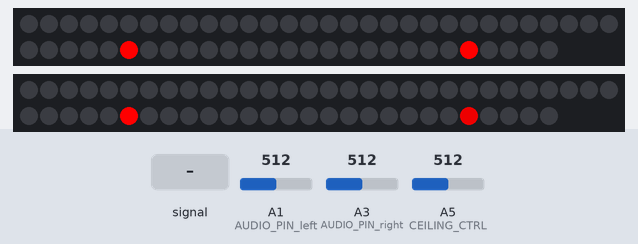
Bench run of a sketch on a simulated Arduino Uno, built with avr-gcc and run on an emulated ATmega328P. Shown: 2 × 57 RGB LEDs in strip order, left to right, continuing on the next row. Inputs (shaded band) come from the test bench; at power-on: A5 (CEILING_CTRL) = 512, A1 (AUDIO_PIN_left) = 512, A3 (AUDIO_PIN_right) = 512. What the sketch prints to the serial monitor is not drawn.

Above: at 1.2 s.
1.3 s: A1 (AUDIO_PIN_left) fed a 200 Hz sine of ±255 counts around its level
At 1.8 s:
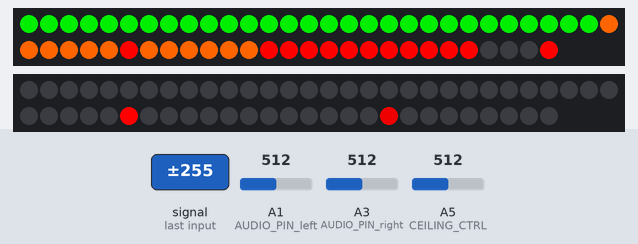
2.9 s: A3 (AUDIO_PIN_right) fed a 200 Hz sine of ±460 counts around its level
At 3.8 s:
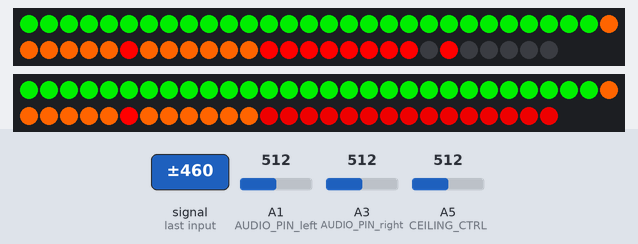
4.5 s: A5 (CEILING_CTRL) set to 122
6.4 s: A1 (AUDIO_PIN_left) set to 716
At 6.55 s:
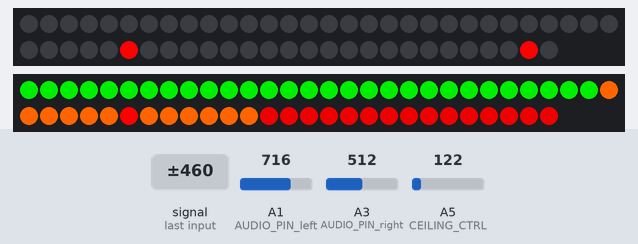
8.4 s: A1 (AUDIO_PIN_left) fed a 1000 Hz sine of ±255 counts around its level
At 8.77 s:
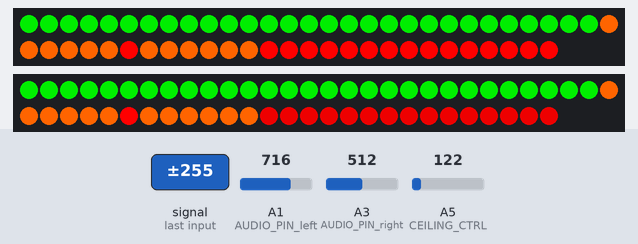
10.8 s: A3 (AUDIO_PIN_right) set to 716
At 11.03 s:
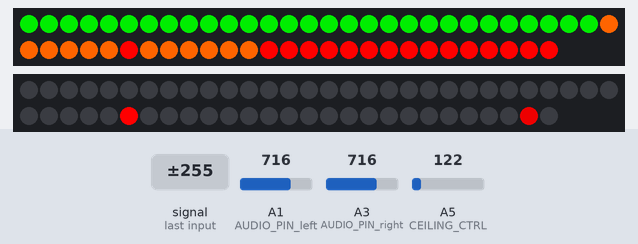

The sketch:

BIG_VU_METERS_arduinopro_mini.ino
```cpp
//20150609 - Calibration
// 20150601 - Addidtion of second dot
// 20150520 - Addition of pot for ceiling adjust
// 20150508 - adjust log scale
//20150505 - Changed variables for left and right

/*
LED VU meter for Arduino and Adafruit NeoPixel LEDs. More info: http://learn.adafruit.com/led-ampli-tie/

 Hardware requirements:
 - Most Arduino or Arduino-compatible boards (ATmega 328P or better).
 - Adafruit Electret Microphone Amplifier (ID: 1063)
 - Adafruit Flora RGB Smart Pixels (ID: 1260)
 OR
 - Adafruit NeoPixel Digital LED strip (ID: 1138)
 - Optional: battery for portable use (else power through USB or adapter)
 Software requirements:
 - Adafruit NeoPixel library

 Connections:
 - 3.3V to mic amp +
 - GND to mic amp -
 - Analog pin to microphone output (configurable below)
 - Digital pin to LED data input (configurable below)
 See notes in setup() regarding 5V vs. 3.3V boards - there may be an
 extra connection to make and one line of code to enable or disable.

 Written by Adafruit Industries.  Distributed under the BSD license.
 This paragraph must be included in any redistribution.

 fscale function:
 Floating Point Autoscale Function V0.1
 Written by Paul Badger 2007
 Modified from code by Greg Shakar

 */

#include <Adafruit_NeoPixel.h>
#include <math.h>

#define N_PIXELS  57  // Number of pixels in strand
#define AUDIO_PIN_left   A1 // Line input left
#define AUDIO_PIN_right  A3   // Line Input Right
#define CEILING_CTRL A5  // Adjusts the ceiling scale of the meter
#define LED_PIN_left    6  // Left NeoPixel LED strand is connected to this pin
#define LED_PIN_right   9 // Right NeoPixel LED strand is connected to this pin
#define SAMPLE_WINDOW   35// 10 //30  // Sample window for average level = reaction Speed
#define PEAK_HANG 1//10 //Time of pause before peak dot falls
#define PEAK_FALL 3//10 //Rate of falling peak dot
#define INPUT_FLOOR 4//20 //Lower range of analogRead input

//NEW SECOND PEAK
#define PEAK_HANG2 30 //Time of pause before peak dot falls
#define PEAK_FALL2 8 //Rate of falling peak dot


//replaced with a pot    #define INPUT_CEILING 500 //200 //Max range of analogRead input, the lower the value the more sensitive (1023 = max)


byte peak_left = 16;      // Peak level of column; used for falling dots
byte peak_right = 16;     // Peak level of column; used for falling dots


unsigned int sample_left;  // Left  input sample
unsigned int sample_right; // Right input sample

int INPUT_CEILING;  // Top value of the Meter Scale
long CeilingCounter;  // Counter that only samples the pot

byte dotCount_left = 0;  //Frame counter for peak dot
byte dotCount_right = 0;


byte dotHangCount_left = 0; //Frame counter for holding peak dot
byte dotHangCount_right = 0;

//NEW DOT
byte dotHangCount_left2 = 0; //Frame counter for holding peak dot
byte dotCount_left2 = 0;  //Frame counter for peak dot
byte peak_left2 = 16;      // Peak level of column; used for falling dots

byte dotHangCount_right2 = 0; //Frame counter for holding peak dot
byte dotCount_right2 = 0;  //Frame counter for peak dot
byte peak_right2 = 16;      // Peak level of column; used for falling dots


//Definition of Neopixel
Adafruit_NeoPixel strip_left = Adafruit_NeoPixel(N_PIXELS, LED_PIN_left, NEO_GRB + NEO_KHZ800);
Adafruit_NeoPixel strip_right = Adafruit_NeoPixel(N_PIXELS, LED_PIN_right, NEO_GRB + NEO_KHZ800);

void setup()
{
// This is only needed on 5V Arduinos (Uno, Leonardo, etc.).
// Connect 3.3V to mic AND TO AREF ON ARDUINO and enable this
// line.  Audio samples are 'cleaner' at 3.3V.
// COMMENT OUT THIS LINE FOR 3.3V ARDUINOS (FLORA, ETC.):
//analogReference(EXTERNAL);


 Serial.begin(9600);

  pinMode(AUDIO_PIN_right, INPUT);
  pinMode(AUDIO_PIN_left, INPUT);

  strip_left.begin();
  strip_left.show(); // Initialize all pixels to 'off'

  strip_right.begin();
  strip_right.show();

}

void loop()
{

  unsigned long startMillis_left= millis();  // Start of sample window
  unsigned long startMillis_right = millis();
  float peakToPeak_left = 0;   // peak-to-peak level
  float peakToPeak_right = 0;


  unsigned int signalMax_left = 0;
  unsigned int signalMin_left = 1023;
  unsigned int c_left, y_left;

//NEW SECOND PEAK
  unsigned int c_left2, y_left2;
  unsigned int c_right2, y_right2;

  unsigned int signalMax_right = 0;
  unsigned int signalMin_right = 1023;
  unsigned int c_right, y_right;


  // collect data for length of sample window (in mS)
  while (millis() - startMillis_left < SAMPLE_WINDOW)
  {
    sample_left = analogRead(AUDIO_PIN_left);
    sample_right = analogRead(AUDIO_PIN_right);

  Serial.println(sample_left);
    if (sample_left < 1024)  // toss out spurious readings
    {
      if (sample_left > signalMax_left)
      {
        signalMax_left = sample_left;  // save just the max levels
      }
      else if (sample_left < signalMin_left)
      {
        signalMin_left = sample_left;  // save just the min levels
      }
    }

    if (sample_right < 1024)  // toss out spurious readings
    {
      if (sample_right > signalMax_right)
      {
        signalMax_right = sample_right;  // save just the max levels
      }
      else if (sample_right < signalMin_right)
      {
        signalMin_right = sample_right;  // save just the min levels
      }

    }
  }
// Serial.print(peakToPeak_left);

  peakToPeak_left = signalMax_left - signalMin_left;  // max - min = peak-peak amplitude
  peakToPeak_right = signalMax_right - signalMin_right;  // max - min = peak-peak amplitude

// Serial.println(peakToPeak);


  //Fill the strip with rainbow gradient
  for (int i=0;i<=strip_left.numPixels()-1;i++){
    strip_left.setPixelColor(i,Wheel_left(map(i,0,strip_left.numPixels()-1,30,150)));
    strip_right.setPixelColor(i,Wheel_right(map(i,0,strip_right.numPixels()-1,30,150)));
  }

// SENSITIVITY ADJUSTMENT  - APK
CeilingCounter = CeilingCounter + 1000;
// Serial.print("  SC=");
//  Serial.println(CeilingCounter);
if (CeilingCounter >= 10000) {
   INPUT_CEILING = analogRead(CEILING_CTRL); //reads adjustment to calibrate the ceiling
   CeilingCounter = 0;
;
 // Serial.print("IC=");
 // Serial.println(INPUT_CEILING);
  }

  //Scale the input logarithmically instead of linearly
  c_left = fscale(INPUT_FLOOR, INPUT_CEILING, strip_left.numPixels(), 0, peakToPeak_left, 2);
  c_right = fscale(INPUT_FLOOR, INPUT_CEILING, strip_right.numPixels(), 0, peakToPeak_right, 2);
//NEWDOT
c_left2 = fscale(INPUT_FLOOR, INPUT_CEILING, strip_left.numPixels(), 0, peakToPeak_left, 2);
c_right2 = fscale(INPUT_FLOOR, INPUT_CEILING, strip_right.numPixels(), 0, peakToPeak_right, 2);


//  DOT HANGING

  if(c_left < peak_left) {
    peak_left = c_left;        // Keep dot on top
    dotHangCount_left = 0;    // make the dot hang before falling
  }

   if(c_right < peak_right) {
    peak_right = c_right;        // Keep dot on top
    dotHangCount_right = 0;    // make the dot hang before falling
  }


  if (c_left <= strip_left.numPixels()) { // Fill partial column with off pixels
    drawLine(strip_left.numPixels(), strip_left.numPixels()-c_left, strip_left.Color(10, 10, 10));
  }

  if (c_right <= strip_right.numPixels()) { // Fill partial column with off pixels
    drawLine_right(strip_right.numPixels(), strip_right.numPixels()-c_right, strip_right.Color(10, 0, 0));
  }

      /////////  NEW SECOND PEEAK
  if(c_left2 < peak_left2) {
    peak_left2 = c_left2;        // Keep dot on top
    dotHangCount_left2 = 0;    // make the dot hang before falling
  }

   if(c_right2 < peak_right2) {
    peak_right2 = c_right2;        // Keep dot on top
    dotHangCount_right2 = 0;    // make the dot hang before falling
  }


  //NEW DOT
    if (c_left2 <= strip_left.numPixels()) { // Fill partial column with off pixels
    drawLine(strip_left.numPixels(), strip_left.numPixels()-c_left2, strip_left.Color(0, 0, 0));
  }
 if (c_right2 <= strip_right.numPixels()) { // Fill partial column with off pixels
    drawLine_right(strip_right.numPixels(), strip_right.numPixels()-c_right2, strip_right.Color(0, 0, 0));
  }


  // Set the peak dot to match the rainbow gradient
  y_left = strip_left.numPixels() - peak_left;
  y_right = strip_right.numPixels() - peak_right;

  /////////  NEW SECOND PEEAK
  y_left2 = strip_left.numPixels() - peak_left2 + 2;
  y_right2 = strip_right.numPixels() - peak_right2 + 2;


//Solid Colored firstPeak
//  strip_left.setPixelColor(y_left-1,Wheel_PEAK1(map(y_left,0,strip_left.numPixels()-1,30,150)));
//  strip_right.setPixelColor(y_right-1,Wheel_PEAK1(map(y_right,0,strip_right.numPixels()-1,30,150)));

//Scaled first Peak
strip_left.setPixelColor(y_left-1,Wheel_left(map(y_left,0,strip_left.numPixels()-1,30,150)));
strip_right.setPixelColor(y_right-1,Wheel_right(map(y_right,0,strip_right.numPixels()-1,30,150)));


  /////////  NEW SECOND PEEAK - LONGER

  //Solid Colored second Peak
//strip_left.setPixelColor(y_left2-1,Wheel_PEAK2(map(y_left,0,strip_left.numPixels()-1,30,150)));
//strip_right.setPixelColor(y_right2-1,Wheel_PEAK2(map(y_right,0,strip_right.numPixels()-1,30,150)));

//Scaled second Peak
strip_left.setPixelColor(y_left2-1,Wheel_left(map(y_left2,0,strip_left.numPixels()-1,30,150)));
strip_right.setPixelColor(y_right2-1,Wheel_right(map(y_right2,0,strip_right.numPixels()-1,30,150)));


// DOT that's Always on
strip_right.setPixelColor(35,strip_right.Color(255, 0, 0));
strip_left.setPixelColor(35,strip_left.Color(255, 0, 0));

  strip_left.show();
  strip_right.show();


  // Frame based peak dot animation
  if(dotHangCount_left > PEAK_HANG) { //Peak pause length
    if(++dotCount_left >= PEAK_FALL) { //Fall rate
      peak_left++;
      dotCount_left = 0;
    }
  }
  else {
    dotHangCount_left++;
  }


  /////////  NEW SECOND PEEAK
    if(dotHangCount_left2 > PEAK_HANG2) { //Peak pause length
    if(++dotCount_left2 >= PEAK_FALL2) { //Fall rate
      peak_left2++;
      dotCount_left2 = 0;
    }
  }
  else {
    dotHangCount_left2++;
  }


    // Frame based peak dot animation
  if(dotHangCount_right2 > PEAK_HANG2) { //Peak pause length
    if(++dotCount_right2 >= PEAK_FALL2) { //Fall rate
      peak_right2++;
      dotCount_right2 = 0;
    }
  }
  else {
    dotHangCount_right2++;
  }

  /////////  END NEW


    // Frame based peak dot animation
  if(dotHangCount_right > PEAK_HANG) { //Peak pause length
    if(++dotCount_right >= PEAK_FALL) { //Fall rate
      peak_right++;
      dotCount_right = 0;
    }
  }
  else {
    dotHangCount_right++;
  }
}


//--------------------------------
//Used to draw a line between two points of a given color
void drawLine(uint8_t from, uint8_t to, uint32_t c_left) {
  uint8_t fromTemp;
  if (from > to) {
    fromTemp = from;
    from = to;
    to = fromTemp;
  }
  for(int i=from; i<=to; i++){
    strip_left.setPixelColor(i, c_left);
  }
}

//---------------------RIGHT DRAW LINE-----------------------
void drawLine_right(uint8_t from, uint8_t to, uint32_t c_right) {
  uint8_t fromTemp;
  if (from > to) {
    fromTemp = from;
    from = to;
    to = fromTemp;
  }
  for(int i=from; i<=to; i++){
    strip_right.setPixelColor(i, c_right);
  }
}


//---------------------LEFT COLOR-----------------------
// Input a value 0 to 255 to get a color value.
// The colours are a transition r - g - b - back to r.
uint32_t Wheel_left(byte WheelPos_left) {
  if(WheelPos_left <= 90) {
//ali-rem    return strip.Color(WheelPos * 3, 255 - WheelPos * 3, 0);
    return strip_left.Color(0, 200, 0); //ali-add
  }

  else if(WheelPos_left < 120) {
    WheelPos_left -= 90;
//rem    return strip.Color(255 - WheelPos * 3, 0, WheelPos * 3);
    return strip_left.Color(255, 100, 0); //ali-add
  }


  else {
    WheelPos_left -= 140;
//rem    return strip.Color(0, WheelPos * 3, 255 - WheelPos * 3);
    return strip_left.Color(255, 0, 0); //ali-add
  }
}


//---------------------RIGHT COLOR-----------------------
// Input a value 0 to 255 to get a color value.
// The colours are a transition r - g - b - back to r.
uint32_t Wheel_right(byte WheelPos_right) {
  if(WheelPos_right <= 90) {
//ali-rem    return strip.Color(WheelPos * 3, 255 - WheelPos * 3, 0);
    return strip_right.Color(0, 200, 0); //ali-add
  }
  else if(WheelPos_right < 120) {
    WheelPos_right -= 90;
//rem    return strip.Color(255 - WheelPos * 3, 0, WheelPos * 3);
    return strip_right.Color(255, 100, 0); //ali-add
  }
  else {
    WheelPos_right -= 140;
//rem    return strip.Color(0, WheelPos * 3, 255 - WheelPos * 3);
    return strip_right.Color(200, 0, 0); //ali-add
  }
}

//---------------------First PEAK COLOR-----------------------
// Input a value 0 to 255 to get a color value.
// The colours are a transition r - g - b - back to r.
uint32_t Wheel_PEAK1(byte WheelPos_left) {
    return strip_left.Color(255, 255, 255);
}

//---------------------SECOND PEAK COLOR-----------------------
// Input a value 0 to 255 to get a color value.
// The colours are a transition r - g - b - back to r.
uint32_t Wheel_PEAK2(byte WheelPos_left) {
    return strip_left.Color(255, 255, 255); //ali-add
}


//---------------LOGRYTHMIC SCALE----------------

float fscale( float originalMin, float originalMax, float newBegin, float
newEnd, float inputValue, float curve){

  float OriginalRange = 0;
  float NewRange = 0;
  float zeroRefCurVal = 0;
  float normalizedCurVal = 0;
  float rangedValue = 0;
  boolean invFlag = 0;


  // condition curve parameter
  // limit range

  if (curve > 10) curve = 10;
  if (curve < -10) curve = -10;

  curve = (curve * -.12) ; // - invert and scale - this seems more intuitive - postive numbers give more weight to high end on output
  curve = pow(40, curve);//10, curve); // convert linear scale into lograthimic exponent for other pow function

  /*
   Serial.println(curve * 100, DEC);   // multply by 100 to preserve resolution
   Serial.println();
   */

  // Check for out of range inputValues
  if (inputValue < originalMin) {
    inputValue = originalMin;
  }
  if (inputValue > originalMax) {
    inputValue = originalMax;
  }

  // Zero Refference the values
  OriginalRange = originalMax - originalMin;

  if (newEnd > newBegin){
    NewRange = newEnd - newBegin;
  }
  else
  {
    NewRange = newBegin - newEnd;
    invFlag = 1;
  }

  zeroRefCurVal = inputValue - originalMin;
  normalizedCurVal  =  zeroRefCurVal / OriginalRange;   // normalize to 0 - 1 float

  // Check for originalMin > originalMax  - the math for all other cases i.e. negative numbers seems to work out fine
  if (originalMin > originalMax ) {
    return 0;
  }

  if (invFlag == 0){
    rangedValue =  (pow(normalizedCurVal, curve) * NewRange) + newBegin;

  }
  else     // invert the ranges
  {
    rangedValue =  newBegin - (pow(normalizedCurVal, curve) * NewRange);
  }

  return rangedValue;
}
```

Measured:
- after the input at 1.3 s, the LEDs: first change at once (image 1 shows a later state)
- after the input at 2.9 s, the LEDs: first change at once (image 2 shows a later state)
- after the input at 6.4 s, the LEDs: first change at once (image 3 shows a later state)
- after the input at 8.4 s, the LEDs: change after 0.06 s (image 4)
- after the input at 10.8 s, the LEDs: first change after 0.05 s (image 5 shows a later state)
